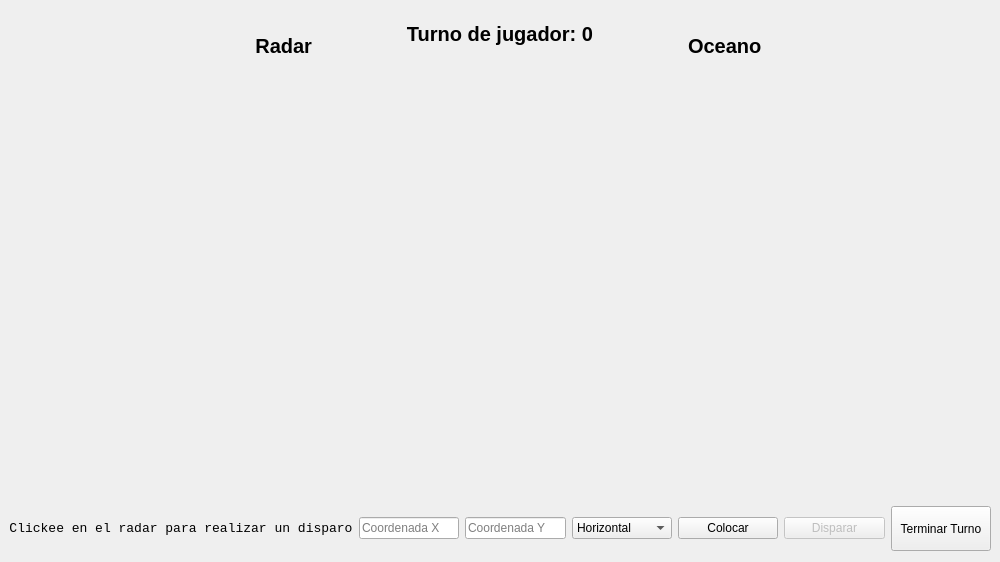
<?xml version="1.0" encoding="UTF-8"?>
<ui version="4.0">
 <class>MainWindow</class>
 <widget class="QMainWindow" name="MainWindow">
  <property name="geometry">
   <rect>
    <x>0</x>
    <y>0</y>
    <width>1000</width>
    <height>562</height>
   </rect>
  </property>
  <property name="windowTitle">
   <string>MainWindow</string>
  </property>
  <property name="styleSheet">
   <string notr="true"/>
  </property>
  <property name="windowFilePath">
   <string notr="true"/>
  </property>
  <widget class="QWidget" name="centralwidget">
   <property name="styleSheet">
    <string notr="true"/>
   </property>
   <layout class="QVBoxLayout" name="verticalLayout" stretch="1,9,1">
    <property name="leftMargin">
     <number>9</number>
    </property>
    <property name="topMargin">
     <number>9</number>
    </property>
    <property name="rightMargin">
     <number>9</number>
    </property>
    <property name="bottomMargin">
     <number>9</number>
    </property>
    <item>
     <layout class="QHBoxLayout" name="parte_superior" stretch="5,1,4,1,5">
      <item>
       <widget class="QLabel" name="label">
        <property name="font">
         <font>
          <family>Arial</family>
          <pointsize>15</pointsize>
          <bold>true</bold>
         </font>
        </property>
        <property name="text">
         <string>Radar</string>
        </property>
        <property name="alignment">
         <set>Qt::AlignBottom|Qt::AlignRight|Qt::AlignTrailing</set>
        </property>
       </widget>
      </item>
      <item>
       <spacer name="horizontalSpacer_4">
        <property name="orientation">
         <enum>Qt::Horizontal</enum>
        </property>
        <property name="sizeType">
         <enum>QSizePolicy::Ignored</enum>
        </property>
        <property name="sizeHint" stdset="0">
         <size>
          <width>40</width>
          <height>20</height>
         </size>
        </property>
       </spacer>
      </item>
      <item>
       <widget class="QLabel" name="turno_de">
        <property name="font">
         <font>
          <family>Arial</family>
          <pointsize>15</pointsize>
          <bold>true</bold>
         </font>
        </property>
        <property name="text">
         <string>Turno de jugador: 0</string>
        </property>
        <property name="alignment">
         <set>Qt::AlignCenter</set>
        </property>
       </widget>
      </item>
      <item>
       <spacer name="horizontalSpacer_5">
        <property name="orientation">
         <enum>Qt::Horizontal</enum>
        </property>
        <property name="sizeType">
         <enum>QSizePolicy::Ignored</enum>
        </property>
        <property name="sizeHint" stdset="0">
         <size>
          <width>40</width>
          <height>20</height>
         </size>
        </property>
       </spacer>
      </item>
      <item>
       <widget class="QLabel" name="label_3">
        <property name="font">
         <font>
          <family>Arial</family>
          <pointsize>15</pointsize>
          <bold>true</bold>
         </font>
        </property>
        <property name="text">
         <string>Oceano</string>
        </property>
        <property name="alignment">
         <set>Qt::AlignBottom|Qt::AlignLeading|Qt::AlignLeft</set>
        </property>
       </widget>
      </item>
     </layout>
    </item>
    <item>
     <layout class="QHBoxLayout" name="tablerosLayout" stretch="0,15,1,15,1">
      <property name="leftMargin">
       <number>0</number>
      </property>
      <property name="topMargin">
       <number>0</number>
      </property>
      <property name="rightMargin">
       <number>0</number>
      </property>
      <property name="bottomMargin">
       <number>0</number>
      </property>
      <item>
       <spacer name="horizontalSpacer">
        <property name="orientation">
         <enum>Qt::Horizontal</enum>
        </property>
        <property name="sizeType">
         <enum>QSizePolicy::Expanding</enum>
        </property>
        <property name="sizeHint" stdset="0">
         <size>
          <width>40</width>
          <height>20</height>
         </size>
        </property>
       </spacer>
      </item>
      <item>
       <layout class="QGridLayout" name="radarVisual">
        <property name="sizeConstraint">
         <enum>QLayout::SetDefaultConstraint</enum>
        </property>
        <property name="spacing">
         <number>1</number>
        </property>
       </layout>
      </item>
      <item>
       <spacer name="horizontalSpacer_2">
        <property name="orientation">
         <enum>Qt::Horizontal</enum>
        </property>
        <property name="sizeType">
         <enum>QSizePolicy::Expanding</enum>
        </property>
        <property name="sizeHint" stdset="0">
         <size>
          <width>40</width>
          <height>20</height>
         </size>
        </property>
       </spacer>
      </item>
      <item>
       <layout class="QGridLayout" name="oceanoVisual">
        <property name="sizeConstraint">
         <enum>QLayout::SetDefaultConstraint</enum>
        </property>
        <property name="spacing">
         <number>1</number>
        </property>
       </layout>
      </item>
      <item>
       <spacer name="horizontalSpacer_3">
        <property name="orientation">
         <enum>Qt::Horizontal</enum>
        </property>
        <property name="sizeType">
         <enum>QSizePolicy::Expanding</enum>
        </property>
        <property name="sizeHint" stdset="0">
         <size>
          <width>40</width>
          <height>20</height>
         </size>
        </property>
       </spacer>
      </item>
     </layout>
    </item>
    <item>
     <layout class="QHBoxLayout" name="parte_inferior" stretch="1,1,1,1,1,1,1">
      <property name="sizeConstraint">
       <enum>QLayout::SetNoConstraint</enum>
      </property>
      <property name="topMargin">
       <number>2</number>
      </property>
      <property name="bottomMargin">
       <number>2</number>
      </property>
      <item>
       <widget class="QLabel" name="instruccionesLabel">
        <property name="font">
         <font>
          <family>Consolas</family>
          <pointsize>10</pointsize>
         </font>
        </property>
        <property name="text">
         <string>Clickee en el radar para realizar un disparo</string>
        </property>
        <property name="alignment">
         <set>Qt::AlignCenter</set>
        </property>
       </widget>
      </item>
      <item>
       <widget class="QLineEdit" name="coordX">
        <property name="placeholderText">
         <string>Coordenada X</string>
        </property>
       </widget>
      </item>
      <item>
       <widget class="QLineEdit" name="coordY">
        <property name="placeholderText">
         <string>Coordenada Y</string>
        </property>
       </widget>
      </item>
      <item>
       <widget class="QComboBox" name="btnOrientacion">
        <property name="enabled">
         <bool>true</bool>
        </property>
        <item>
         <property name="text">
          <string>Horizontal</string>
         </property>
        </item>
        <item>
         <property name="text">
          <string>Vertical</string>
         </property>
        </item>
       </widget>
      </item>
      <item>
       <widget class="QPushButton" name="btnColocar">
        <property name="text">
         <string>Colocar</string>
        </property>
       </widget>
      </item>
      <item>
       <widget class="QPushButton" name="btnDisparar">
        <property name="enabled">
         <bool>false</bool>
        </property>
        <property name="styleSheet">
         <string notr="true"/>
        </property>
        <property name="text">
         <string>Disparar</string>
        </property>
       </widget>
      </item>
      <item>
       <widget class="QPushButton" name="btnTerminarTurno">
        <property name="sizePolicy">
         <sizepolicy hsizetype="Ignored" vsizetype="Expanding">
          <horstretch>0</horstretch>
          <verstretch>0</verstretch>
         </sizepolicy>
        </property>
        <property name="baseSize">
         <size>
          <width>11</width>
          <height>8</height>
         </size>
        </property>
        <property name="text">
         <string>Terminar Turno</string>
        </property>
       </widget>
      </item>
     </layout>
    </item>
   </layout>
  </widget>
 </widget>
 <resources/>
 <connections/>
</ui>
